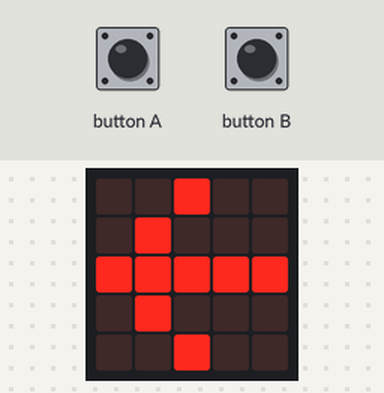
A program run on a simulated BBC micro:bit (MakeCode). Shown: the board's 5×5 LED display. The inputs (shaded band) are chosen by the test bench.

Above: at 0.6 s.
1.3 s: button A pressed for 0.15 s
At 1.9 s:
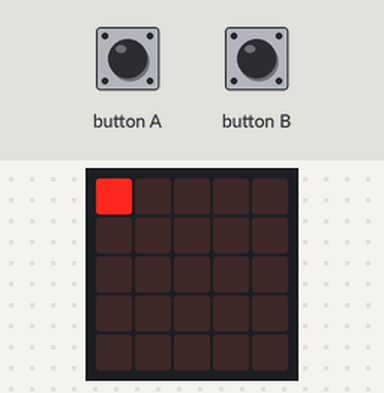
2.0 s: button A pressed for 0.15 s
At 3.5 s:
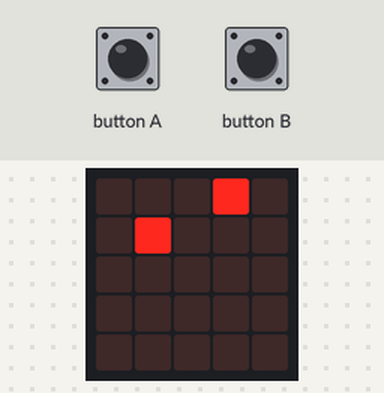
5.2 s: button A pressed for 0.15 s
At 6.6 s:
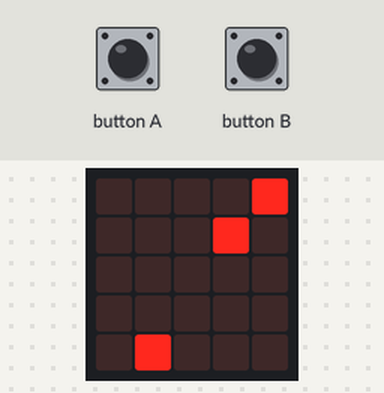
8.3 s: button A pressed for 0.15 s
At 9.8 s:
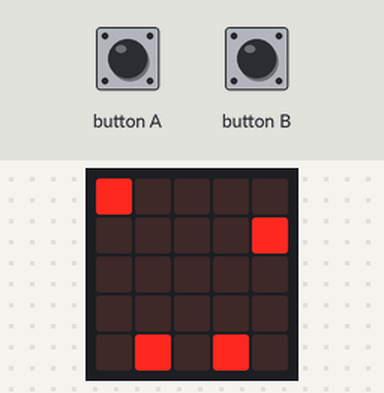
11.5 s: button A pressed for 0.15 s
At 12.9 s:
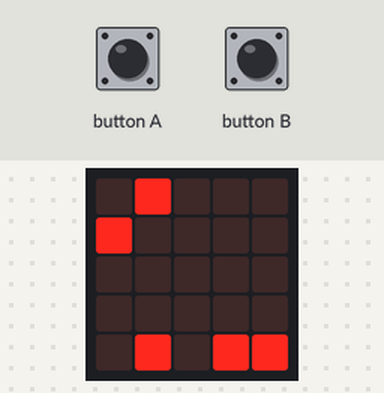
Timing chart, 0 to 14.5 s (numbered marks = the images above; inputs shaded):
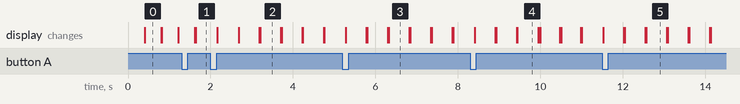

Measured:
- after the input at 1.3 s, the display: first differs from a run without the input after 0.34 s (image 1)
- after the input at 2.0 s, the display: first differs from a run without the input after 1.2 s (image 2 shows a later state)
- after the input at 5.2 s, the display: first differs from a run without the input after 0.58 s (image 3 shows a later state)
- after the input at 8.3 s, the display: first differs from a run without the input after 0.60 s (image 4 shows a later state)
- after the input at 11.5 s, the display: first differs from a run without the input after 0.52 s (image 5 shows a later state)
- what the display in image 0 shows lasts 0.4 s, from 0.4 s to 0.8 s
- what the display in image 2 shows lasts 0.5 s, from 3.2 s to 3.7 s

The program:

microbit-09-drop-pixel.py
```python
def clear_screen():
    for x in range(5):
        for y in range(5):
            led.unplot(x, y)
def game_win_check():
    global litLED_count, game_state
    litLED_count = 0
    x2 = 0
    while x2 <= len(LEDslitatbottom):
        if LEDslitatbottom[x2] == 1:
            litLED_count = litLED_count + 1
        x2 += 1
    if litLED_count == 5:
        game_state = 2
        basic.show_icon(IconNames.HEART)
        basic.pause(1000)
        basic.show_icon(IconNames.HAPPY)
        basic.pause(1000)
        for x3 in range(5):
            LEDslitatbottom[x3] = empty
        game_state = 0

def on_button_pressed_a():
    global game_state, drop_pixel_xpos, drop_pixel_ypos, lock_drop_pixel
    if game_state == 0:
        game_state = 1
    elif game_state == 1:
        if lock_drop_pixel == 0:
            drop_pixel_xpos = top_pixel_xpos
            drop_pixel_ypos = 0
            lock_drop_pixel = 1
    else:
        pass
input.on_button_pressed(Button.A, on_button_pressed_a)

def secret():
    global game_state
    game_state = 3
    for index in range(2):
        basic.show_leds("""
            . # # # .
            . # # # .
            . . # . .
            . # . # .
            . # . # .
            """)
        basic.show_leds("""
            . . # . .
            . # # # .
            . # # # .
            . # # # .
            . # . # .
            """)
        basic.show_leds("""
            . # # # .
            . # # # .
            . . # . .
            . # . # .
            . # . # .
            """)
        basic.show_leds("""
            . # # # .
            # . # . #
            . . # . .
            . # . # .
            . # . # .
            """)
        basic.show_leds("""
            # # # # #
            . . # . .
            . # # # .
            # . . . #
            . . . . .
            """)
        basic.show_leds("""
            . # # # .
            # . # . #
            . . # . .
            . # . # .
            . # . # .
            """)
        basic.show_leds("""
            . # # # .
            . # # # .
            . . # . .
            . # . # .
            . # . # .
            """)
    game_state = 0
def handle_top_pixel():
    global top_pixel_xpos
    led.plot(top_pixel_xpos, 0)
    led.unplot(top_pixel_xpos - 1, 0)
    if top_pixel_xpos == 0:
        led.unplot(4, 0)
    top_pixel_xpos = top_pixel_xpos + 1
    if top_pixel_xpos == 5:
        top_pixel_xpos = 0
def handle_drop_pixel():
    global drop_pixel_ypos, lock_drop_pixel
    led.plot(drop_pixel_xpos, drop_pixel_ypos)
    led.unplot(drop_pixel_xpos, drop_pixel_ypos - 1)
    drop_pixel_ypos = drop_pixel_ypos + 1
    if drop_pixel_ypos == 5:
        drop_pixel_ypos = -1
        lock_drop_pixel = 0
        LEDslitatbottom[drop_pixel_xpos] = filled

def on_button_pressed_b():
    if game_state == 2:
        secret()
input.on_button_pressed(Button.B, on_button_pressed_b)

drop_pixel_xpos = 0
litLED_count = 0
empty = 0
filled = 0
LEDslitatbottom: List[number] = []
drop_pixel_ypos = 0
lock_drop_pixel = 0
top_pixel_xpos = 0
game_state = 0
game_state = 0
top_pixel_xpos = 0
lock_drop_pixel = 0
drop_pixel_ypos = -1
LEDslitatbottom = [0, 0, 0, 0, 0]
filled = 1
empty = 0

def on_forever():
    if game_state == 0:
        basic.show_leds("""
            . # # # .
            # . . . #
            # # # # #
            # . . . #
            # . . . #
            """)
        basic.show_leds("""
            . . # . .
            . # . . .
            # # # # #
            . # . . .
            . . # . .
            """)
        clear_screen()
    elif game_state == 1:
        handle_top_pixel()
        basic.pause(500)
        if drop_pixel_ypos >= 0:
            handle_drop_pixel()
        game_win_check()
    else:
        pass
basic.forever(on_forever)
```
